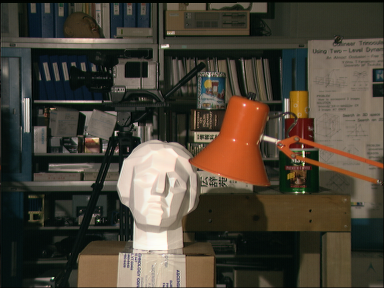
#> input picture Advanced Histogram Equalization/statue.png, 384 x 288 px
$ jupyter execute AHE.ipynb
#> lines starting #> are read from the running program, lines starting #| are printed output that depends on the picture
[cell 1]
import matplotlib.pyplot as plt
import numpy as np
import cv2

[cell 2]
# Read the first and second images
firstImage = cv2.imread('statue.png', 0)
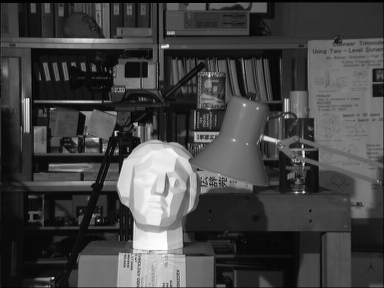
#> firstImage: shape (288, 384); min 0, max 253, mean 67.8
secondImage = cv2.imread('xray.jpg', 0)
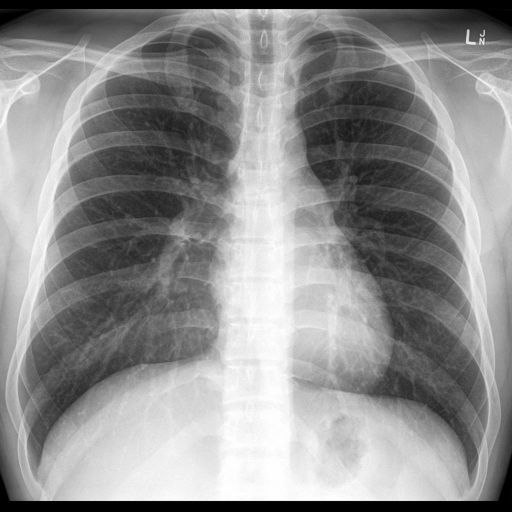
#> input picture Advanced Histogram Equalization/xray.jpg, 1024 x 1024 px (shown at 1/2 size)
#> secondImage is the input picture: shape (1024, 1024); min 0, max 255, mean 141.9

# Perform histogram equalization
firstResult = cv2.equalizeHist(firstImage)
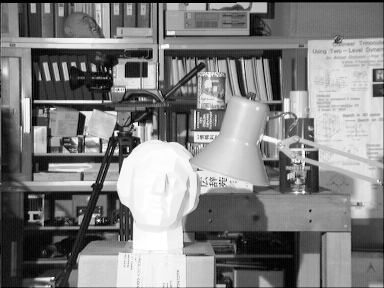
#> firstResult: shape (288, 384); min 0, max 255, mean 128.6
secondResult = cv2.equalizeHist(secondImage)
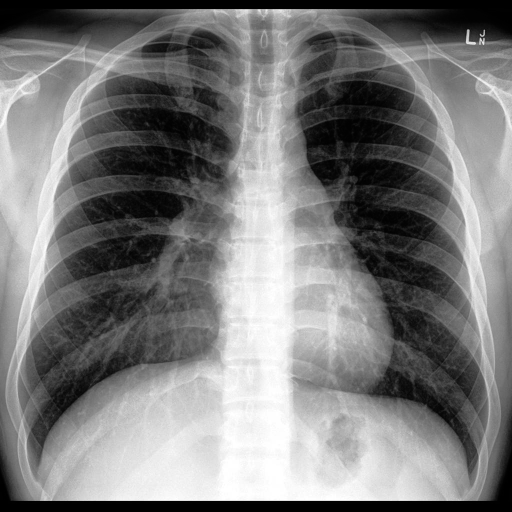
#> secondResult: shape (1024, 1024) (shown at 1/2 size); min 0, max 255, mean 123.3

# Plotting
plt.figure(figsize=[10, 8])

# First image - Original and after global histogram equalization
plt.subplot(221)
plt.imshow(firstImage, cmap='gray')
plt.title("Original")

plt.subplot(222)
plt.imshow(firstResult, cmap='gray')
plt.title("After Global Histogram Equalization")

# Second image - Original and after global histogram equalization
plt.subplot(223)
plt.imshow(secondImage, cmap='gray')
plt.title("Original")

plt.subplot(224)
plt.imshow(secondResult, cmap='gray')
plt.title("After Global Histogram Equalization")

plt.show()

[cell 3]
# Create CLAHE objects with specified parameters
clahe = cv2.createCLAHE(clipLimit=2.0, tileGridSize=(8, 8))

# Apply CLAHE to the first and second images
result1 = clahe.apply(firstImage)
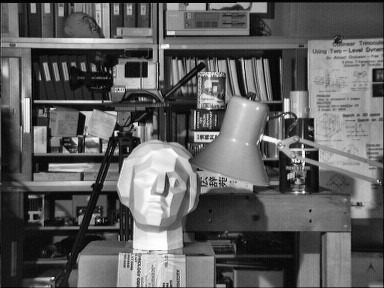
#> result1: shape (288, 384); min 1, max 255, mean 96
result2 = clahe.apply(secondImage)
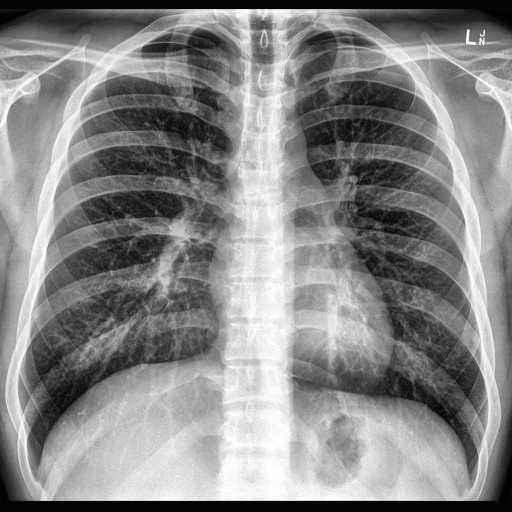
#> result2: shape (1024, 1024) (shown at 1/2 size); min 1, max 255, mean 134.6

# Plotting
plt.figure(figsize=[10, 8])

# First image - Original and after CLAHE
plt.subplot(221)
plt.imshow(firstImage, cmap='gray')
plt.title("Original")

plt.subplot(222)
plt.imshow(result1, cmap='gray')
plt.title("After CLAHE")

# Second image - Original and after CLAHE
plt.subplot(223)
plt.imshow(secondImage, cmap='gray')
plt.title("Original")

plt.subplot(224)
plt.imshow(result2, cmap='gray')
plt.title("After CLAHE")

plt.show()

[cell 4]
# Read the image
image = cv2.imread('statue.png')
#> image is the input picture: shape (288, 384, 3); mean B, G, R 55.3, 67.6, 74.7

# Split the image into channels
channels = cv2.split(image)

# Create CLAHE object with specified parameters
clahe = cv2.createCLAHE(clipLimit=2.0, tileGridSize=(8, 8))

# Apply CLAHE to each channel separately
eq_channels_clahe = [clahe.apply(ch) for ch in channels]
#> eq_channels_clahe = 3 items

# Merge the channels back together
eq_clahe_image = cv2.merge(eq_channels_clahe)
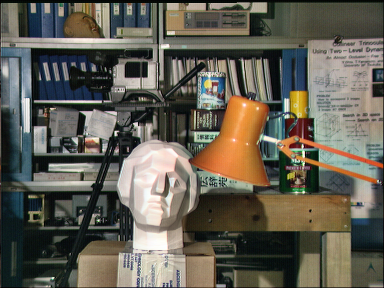
#> eq_clahe_image: shape (288, 384, 3); mean of channels 0, 1, 2 84.3, 95.6, 99.3; drawn as B, G, R

# Apply histogram equalization to each channel separately
eq_channels_hist = [cv2.equalizeHist(ch) for ch in channels]
#> eq_channels_hist = 3 items

# Merge the channels back together
eq_image = cv2.merge(eq_channels_hist)
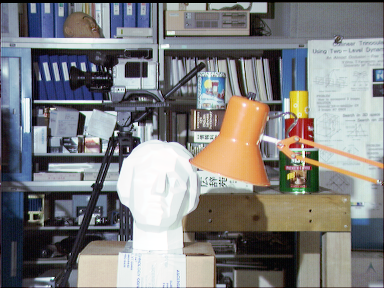
#> eq_image: shape (288, 384, 3); mean of channels 0, 1, 2 128.5, 128.6, 128.3; drawn as B, G, R

# Plotting
plt.figure(figsize=[15, 15])

# Original image
plt.subplot(321)
plt.imshow(image[...,::-1])
plt.title("Original")

# Image after CLAHE
plt.subplot(323)
plt.imshow(eq_clahe_image[...,::-1])
plt.title("After Adaptive Histogram Equalization")

# Image after global histogram equalization
plt.subplot(325)
plt.imshow(eq_image[...,::-1])
plt.title("After Global Histogram Equalization")

# Plotting histograms for each channel
color = ('b', 'g', 'r')

# Histogram for original image
plt.subplot(322)
for i, col in enumerate(color):
    histogram = cv2.calcHist([image], [i], None, [256], [0, 256])
    plt.plot(histogram, color=col)

# Histogram for image after CLAHE
plt.subplot(324)
for i, col in enumerate(color):
    histogram = cv2.calcHist([eq_clahe_image], [i], None, [256], [0, 256])
    plt.plot(histogram, color=col)

# Histogram for image after global histogram equalization
plt.subplot(326)
for i, col in enumerate(color):
    histogram = cv2.calcHist([eq_image], [i], None, [256], [0, 256])
    plt.plot(histogram, color=col)

plt.show()
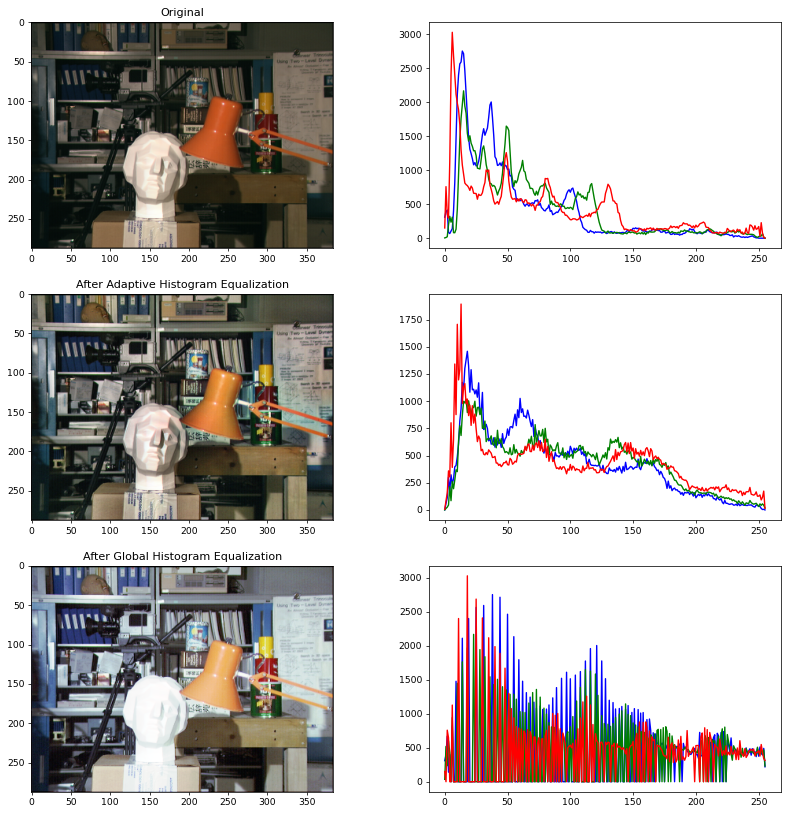
#> figure drawn by matplotlib, 6 panels; panel 4: curve peaks at x = 14, y = 2752; panel 4: curve peaks at x = 15, y = 2167; panel 4: curve peaks at x = 6, y = 3028; panel 5: curve peaks at x = 18, y = 1458

[cell 5]
# Read the image
image = cv2.imread('xray.jpg')

# Split the image into separate color channels (Blue, Green, Red)
channels = cv2.split(image)

# Create a CLAHE (Contrast Limited Adaptive Histogram Equalization) object
clahe = cv2.createCLAHE(clipLimit=2.0, tileGridSize=(8,8))

# Apply CLAHE to each color channel
eq_channels_clahe = [clahe.apply(ch) for ch in channels]

# Merge the equalized channels back into an image
eq_clahe_image = cv2.merge(eq_channels_clahe)
#> eq_clahe_image: shape (1024, 1024, 3)

# Apply global histogram equalization to each color channel
eq_channels_hist = [cv2.equalizeHist(ch) for ch in channels]

# Merge the equalized channels back into an image
eq_image = cv2.merge(eq_channels_hist)
#> eq_image: shape (1024, 1024, 3)

# Set up the plot figure
plt.figure(figsize=[15,15])

# Plot the original image
plt.subplot(321)
plt.imshow(image[...,::-1])
plt.title("Original")

# Plot the image after adaptive histogram equalization
plt.subplot(323)
plt.imshow(eq_clahe_image[...,::-1])
plt.title("After Adaptive Histogram Equalization")

# Plot the image after global histogram equalization
plt.subplot(325)
plt.imshow(eq_image[...,::-1])
plt.title("After Global Histogram Equalization")

# Calculate and plot the histograms for the original image
color = ('b', 'g', 'r')
plt.subplot(322)
for i, col in enumerate(color):
    histogram = cv2.calcHist([image], [i], None, [256], [0, 256])
    plt.plot(histogram, color = col)

# Calculate and plot the histograms for the image after adaptive histogram equalization
plt.subplot(324)
for i, col in enumerate(color):
    histogram = cv2.calcHist([eq_clahe_image], [i], None, [256], [0, 256])
    plt.plot(histogram, color = col)

# Calculate and plot the histograms for the image after global histogram equalization
plt.subplot(326)
for i, col in enumerate(color):
    histogram = cv2.calcHist([eq_image], [i], None, [256], [0, 256])
    plt.plot(histogram, color = col)

# Show the plot
plt.show()
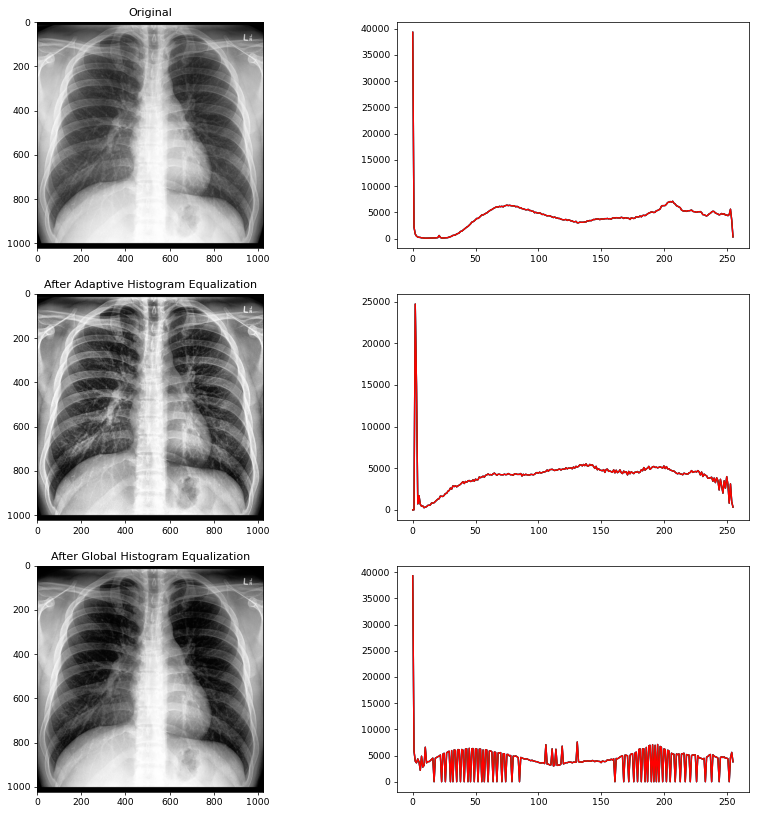
#> figure drawn by matplotlib, 6 panels; panel 4: curve peaks at x = 0, y = 39299; panel 4: curve peaks at x = 0, y = 39299; panel 4: curve peaks at x = 0, y = 39299; panel 5: curve peaks at x = 2, y = 24700
